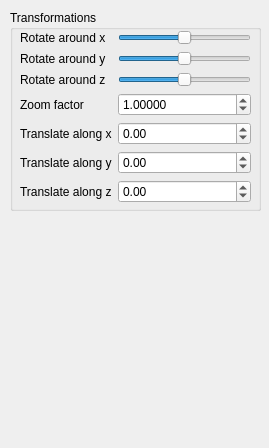
<?xml version="1.0" encoding="UTF-8"?>
<ui version="4.0">
 <class>SideWidget</class>
 <widget class="QWidget" name="SideWidget">
  <property name="geometry">
   <rect>
    <x>0</x>
    <y>0</y>
    <width>269</width>
    <height>448</height>
   </rect>
  </property>
  <property name="sizePolicy">
   <sizepolicy hsizetype="Fixed" vsizetype="Preferred">
    <horstretch>0</horstretch>
    <verstretch>0</verstretch>
   </sizepolicy>
  </property>
  <property name="minimumSize">
   <size>
    <width>269</width>
    <height>0</height>
   </size>
  </property>
  <property name="windowTitle">
   <string>Form</string>
  </property>
  <widget class="QGroupBox" name="groupBox">
   <property name="geometry">
    <rect>
     <x>10</x>
     <y>10</y>
     <width>251</width>
     <height>201</height>
    </rect>
   </property>
   <property name="title">
    <string>Transformations</string>
   </property>
   <widget class="QWidget" name="layoutWidget">
    <property name="geometry">
     <rect>
      <x>10</x>
      <y>20</y>
      <width>231</width>
      <height>175</height>
     </rect>
    </property>
    <layout class="QFormLayout" name="formLayout">
     <item row="0" column="0">
      <widget class="QLabel" name="label">
       <property name="text">
        <string>Rotate around x</string>
       </property>
       <property name="buddy">
        <cstring>rotate_x_slider</cstring>
       </property>
      </widget>
     </item>
     <item row="0" column="1">
      <widget class="QSlider" name="rotate_x_slider">
       <property name="minimum">
        <number>-180</number>
       </property>
       <property name="maximum">
        <number>180</number>
       </property>
       <property name="orientation">
        <enum>Qt::Horizontal</enum>
       </property>
      </widget>
     </item>
     <item row="1" column="0">
      <widget class="QLabel" name="label_2">
       <property name="text">
        <string>Rotate around y</string>
       </property>
       <property name="buddy">
        <cstring>rotate_y_slider</cstring>
       </property>
      </widget>
     </item>
     <item row="1" column="1">
      <widget class="QSlider" name="rotate_y_slider">
       <property name="minimum">
        <number>-180</number>
       </property>
       <property name="maximum">
        <number>180</number>
       </property>
       <property name="orientation">
        <enum>Qt::Horizontal</enum>
       </property>
      </widget>
     </item>
     <item row="2" column="0">
      <widget class="QLabel" name="label_3">
       <property name="text">
        <string>Rotate around z</string>
       </property>
       <property name="buddy">
        <cstring>rotate_z_slider</cstring>
       </property>
      </widget>
     </item>
     <item row="2" column="1">
      <widget class="QSlider" name="rotate_z_slider">
       <property name="minimum">
        <number>-180</number>
       </property>
       <property name="maximum">
        <number>180</number>
       </property>
       <property name="orientation">
        <enum>Qt::Horizontal</enum>
       </property>
      </widget>
     </item>
     <item row="3" column="0">
      <widget class="QLabel" name="label_4">
       <property name="text">
        <string>Zoom factor</string>
       </property>
       <property name="buddy">
        <cstring>zoom_factor_spin_box</cstring>
       </property>
      </widget>
     </item>
     <item row="3" column="1">
      <widget class="QDoubleSpinBox" name="zoom_factor_spin_box">
       <property name="decimals">
        <number>5</number>
       </property>
       <property name="minimum">
        <double>0.000100000000000</double>
       </property>
       <property name="maximum">
        <double>10000.000000000000000</double>
       </property>
       <property name="singleStep">
        <double>0.100000000000000</double>
       </property>
       <property name="value">
        <double>1.000000000000000</double>
       </property>
      </widget>
     </item>
     <item row="4" column="0">
      <widget class="QLabel" name="label_5">
       <property name="text">
        <string>Translate along x</string>
       </property>
       <property name="buddy">
        <cstring>trans_x_spin_box</cstring>
       </property>
      </widget>
     </item>
     <item row="4" column="1">
      <widget class="QDoubleSpinBox" name="trans_x_spin_box">
       <property name="minimum">
        <double>-100.000000000000000</double>
       </property>
       <property name="maximum">
        <double>100.000000000000000</double>
       </property>
       <property name="singleStep">
        <double>0.100000000000000</double>
       </property>
      </widget>
     </item>
     <item row="5" column="0">
      <widget class="QLabel" name="label_6">
       <property name="text">
        <string>Translate along y</string>
       </property>
       <property name="buddy">
        <cstring>trans_y_spin_box</cstring>
       </property>
      </widget>
     </item>
     <item row="5" column="1">
      <widget class="QDoubleSpinBox" name="trans_y_spin_box">
       <property name="minimum">
        <double>-100.000000000000000</double>
       </property>
       <property name="maximum">
        <double>100.000000000000000</double>
       </property>
       <property name="singleStep">
        <double>0.100000000000000</double>
       </property>
      </widget>
     </item>
     <item row="6" column="0">
      <widget class="QLabel" name="label_7">
       <property name="text">
        <string>Translate along z</string>
       </property>
       <property name="buddy">
        <cstring>trans_z_spin_box</cstring>
       </property>
      </widget>
     </item>
     <item row="6" column="1">
      <widget class="QDoubleSpinBox" name="trans_z_spin_box">
       <property name="minimum">
        <double>-100.000000000000000</double>
       </property>
       <property name="maximum">
        <double>100.000000000000000</double>
       </property>
       <property name="singleStep">
        <double>0.100000000000000</double>
       </property>
      </widget>
     </item>
    </layout>
   </widget>
  </widget>
 </widget>
 <resources/>
 <connections/>
</ui>
